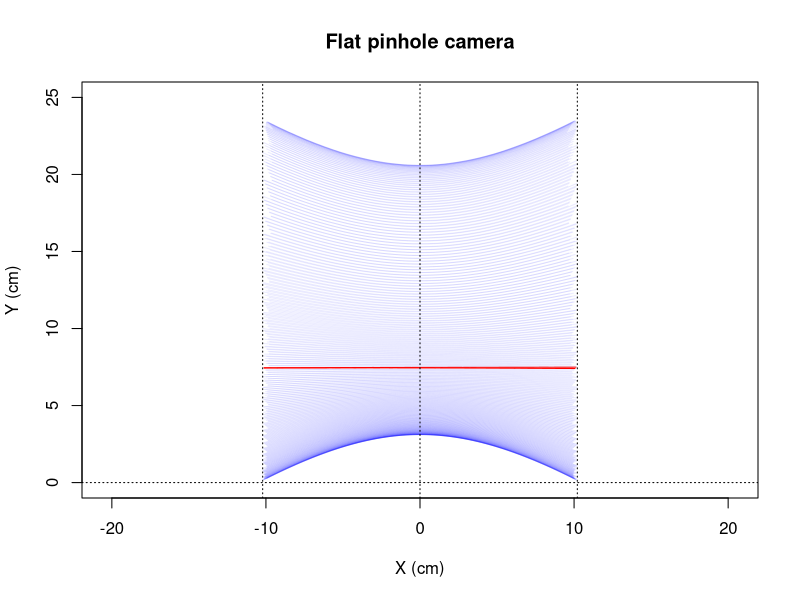
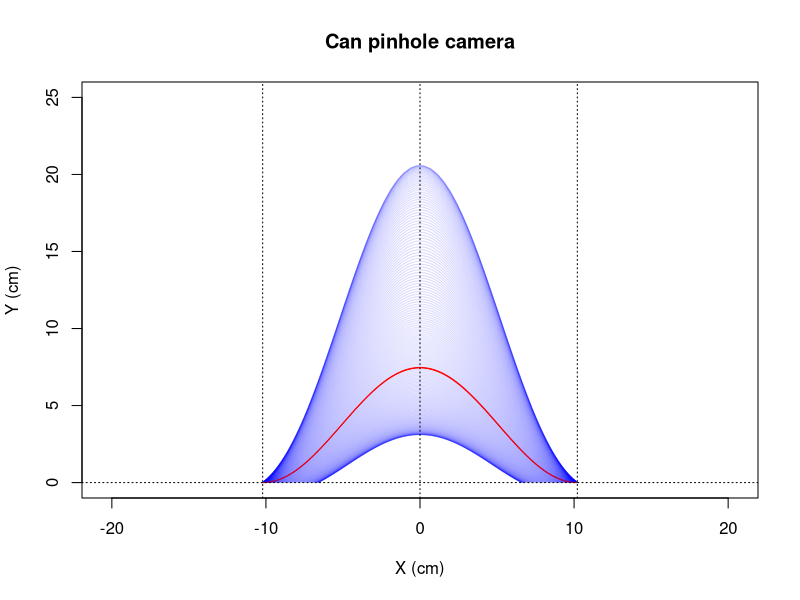
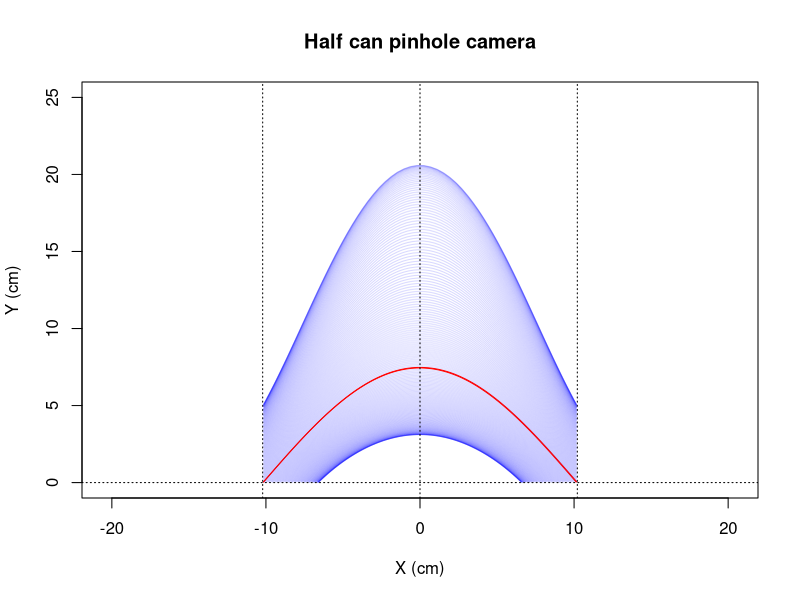
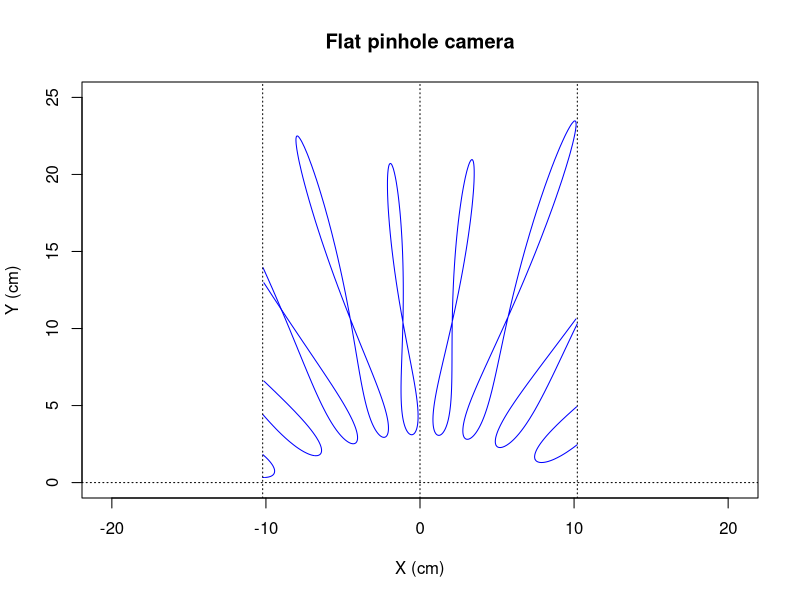
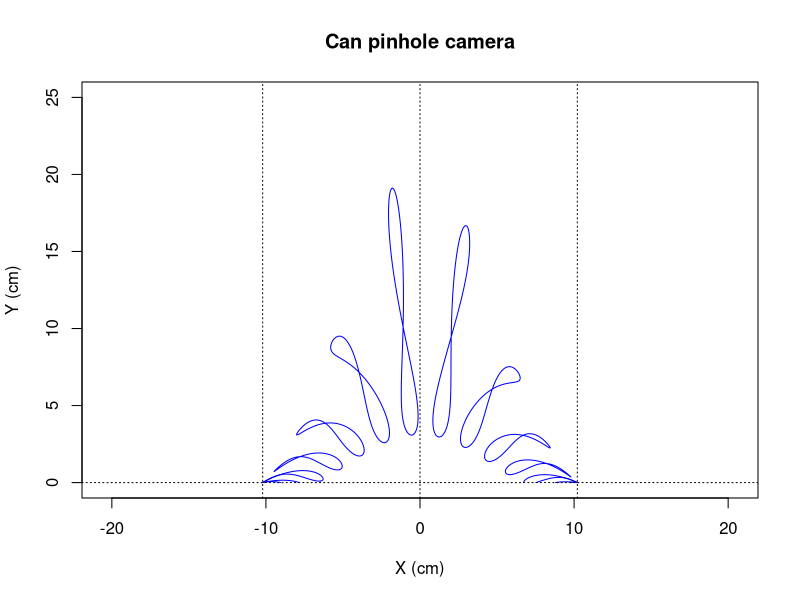
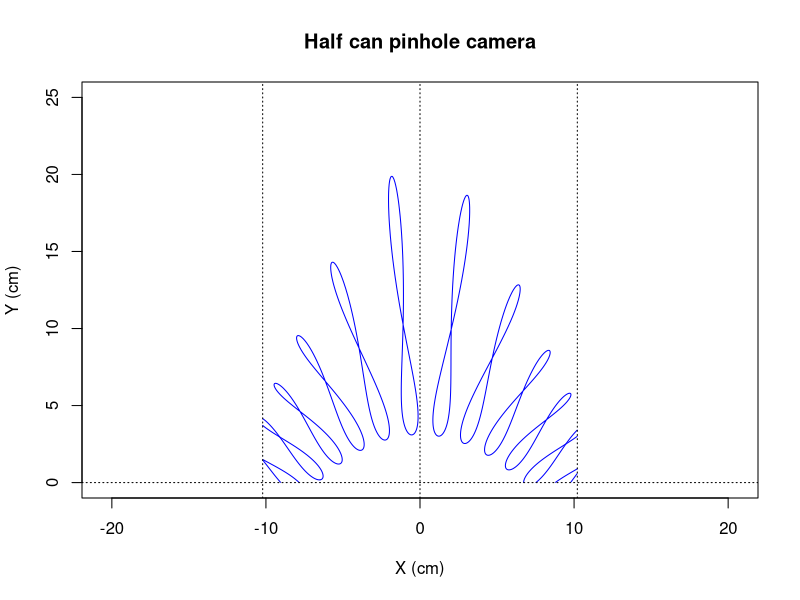

These charts were generated, in order, by the following R code:
# Solargraph simulation with R
# www.overfitting.net
# https://www.overfitting.net/2022/04/simulacion-de-solarigrafias-con-r.html


# Degrees to radians
deg2rad=function(deg) {deg*pi/180}

# Elevation and azimuth per day in 2022 (5min sampling) from:
# https://www.sunearthtools.com/dp/tools/pos_sun.php#annual
elevazim=read.table("year2022_elev_azim_GMT+1_NoDST.csv",
                    header=T, sep=";", dec=".")

# Calculate equinoxes
equinoxspr=elevazim[elevazim$DAY=='20/03/2022',]  # spring equinox
NEQUINOXSPR=as.integer(rownames(equinoxspr))  # row 79

equinoxaut=elevazim[elevazim$DAY=='23/09/2022',]  # autumn equinox
NEQUINOXAUT=as.integer(rownames(equinoxaut))  # row 266


# PLOT SUN TRAJECTORIES FOR 3 PINHOLE CAMERAS

# Pinhole cameras focal lengths
f=2*(6.5/2)  # 6.5cm pinhole camera
Rlata=f/2  # can camera (beer can diameter=6.5 cm)
Rsemilata=f  # half can camera

# Prepare Azim/Elev data
elevazimtmp=elevazim[1:365,2:ncol(elevazim)]
azimtmp=elevazimtmp[col(elevazimtmp)%%2==0]
elevtmp=elevazimtmp[col(elevazimtmp)%%2==1]
dim(azimtmp)=c(nrow(elevazimtmp), ncol(elevazimtmp)/2)
dim(elevtmp)=dim(azimtmp)

# Flat pinhole camera
png(file="pinhole1.png", width=512, height=640)
for (i in 1:nrow(azimtmp)) {
    x0=f*tan(deg2rad(azimtmp[i,]-180))
    y0=f*tan(deg2rad(elevtmp[i,]))/cos(deg2rad(azimtmp[i,]-180))
    MAXX=f*deg2rad(90)
    x0[x0 > MAXX]=NA
    x0[x0 < -MAXX]=NA
    y0[y0 < 0]=NA
        
    if (i==1) {
        plot(x0, y0, asp=1,
             xlim=c(-MAXX,MAXX), ylim=c(0,25), type='l',
             main='Flat pinhole camera', xlab='X (cm)', ylab='Y (cm)',
             col=rgb(0,0,1,0.08))        
    } else {
        lines(x0, y0, type='l',
            col=ifelse((i==NEQUINOXSPR | i==NEQUINOXAUT), rgb(1,0,0,1),
            rgb(0,0,1,0.08)))  
    }
}
abline(h=0, v=c(-MAXX,0,MAXX), lty='dotted')
dev.off()

# Can pinhole camera
png(file="pinhole2.png", width=512, height=640)
for (i in 1:nrow(azimtmp)) {
    x0=2*Rlata*deg2rad(azimtmp[i,]-180)
    y0=2*Rlata*tan(deg2rad(elevtmp[i,]))*cos(deg2rad(azimtmp[i,]-180))
    MAXX=2*Rlata*deg2rad(90)
    x0[x0 > MAXX]=NA
    x0[x0 < -MAXX]=NA
    y0[y0 < 0]=NA
    
    if (i==1) {
        plot(x0, y0, asp=1,
             xlim=c(-MAXX,MAXX), ylim=c(0,25), type='l',
             main='Can pinhole camera', xlab='X (cm)', ylab='Y (cm)',
             col=rgb(0,0,1,0.08))        
    } else {
        lines(x0, y0, type='l',
            col=ifelse((i==NEQUINOXSPR | i==NEQUINOXAUT), rgb(1,0,0,1),
            rgb(0,0,1,0.08)))   
    }
}
abline(h=0, v=c(-MAXX,0,MAXX), lty='dotted')
dev.off()

# Half can pinhole camera
png(file="pinhole3.png", width=512, height=640)
for (i in 1:nrow(azimtmp)) {
    x0=Rsemilata*deg2rad(azimtmp[i,]-180)
    y0=Rsemilata*tan(deg2rad(elevtmp[i,]))
    MAXX=Rsemilata*deg2rad(90)
    x0[x0 > MAXX]=NA
    x0[x0 < -MAXX]=NA
    y0[y0 < 0]=NA

    if (i==1) {
        plot(x0, y0, asp=1,
             xlim=c(-MAXX,MAXX), ylim=c(0,25), type='l',
             main='Half can pinhole camera', xlab='X (cm)', ylab='Y (cm)',
             col=rgb(0,0,1,0.08))         
    } else {
        lines(x0, y0, type='l',
            col=ifelse((i==NEQUINOXSPR | i==NEQUINOXAUT), rgb(1,0,0,1),
            rgb(0,0,1,0.08)))
    }
}
abline(h=0, v=c(-MAXX,0,MAXX), lty='dotted')
dev.off()



# DRAW ANALEMMAS

# Keep samples at exact hours
azimana=azimtmp[col(azimtmp)%%12==0]
elevana=elevtmp[col(elevtmp)%%12==0]
dim(azimana)=c(365, 24)
dim(elevana)=c(365, 24)

png(file="pinhole_analemma1.png", width=512, height=640)
for (i in 1:24) {
    x0=f*tan(deg2rad(azimana[,i]-180))
    y0=f*tan(deg2rad(elevana[,i]))/cos(deg2rad(azimana[,i]-180))
    MAXX=f*deg2rad(90)
    x0[x0 > MAXX]=NA
    x0[x0 < -MAXX]=NA
    y0[y0 < 0]=NA
    
    if (i==1) {
        plot(x0, y0, asp=1,
             xlim=c(-MAXX,MAXX), ylim=c(0,25), type='l',
             main='Flat pinhole camera', xlab='X (cm)', ylab='Y (cm)',
             col=rgb(0,0,1,1))         
    } else {
        lines(x0, y0, type='l', col=rgb(0,0,1,1)) 
    }
}
abline(h=0, v=c(-MAXX,0,MAXX), lty='dotted')
dev.off()

png(file="pinhole_analemma2.png", width=512, height=640)
for (i in 1:24) {
    x0=2*Rlata*deg2rad(azimana[,i]-180)
    y0=2*Rlata*tan(deg2rad(elevana[,i]))*cos(deg2rad(azimana[,i]-180))
    MAXX=2*Rlata*deg2rad(90)
    x0[x0 > MAXX]=NA
    x0[x0 < -MAXX]=NA
    y0[y0 < 0]=NA
    
    if (i==1) {
        plot(x0, y0, asp=1,
             xlim=c(-MAXX,MAXX), ylim=c(0,25), type='l',
             main='Can pinhole camera', xlab='X (cm)', ylab='Y (cm)',
             col=rgb(0,0,1,1))         
    } else {
        lines(x0, y0, type='l', col=rgb(0,0,1,1)) 
    }
}
abline(h=0, v=c(-MAXX,0,MAXX), lty='dotted')
dev.off()

png(file="pinhole_analemma3.png", width=512, height=640)
for (i in 1:24) {
    x0=Rsemilata*deg2rad(azimana[,i]-180)
    y0=Rsemilata*tan(deg2rad(elevana[,i]))
    MAXX=Rsemilata*deg2rad(90)
    x0[x0 > MAXX]=NA
    x0[x0 < -MAXX]=NA
    y0[y0 < 0]=NA
    
    if (i==1) {
        plot(x0, y0, asp=1,
             xlim=c(-MAXX,MAXX), ylim=c(0,25), type='l',
             main='Half can pinhole camera', xlab='X (cm)', ylab='Y (cm)',
             col=rgb(0,0,1,1))         
    } else {
        lines(x0, y0, type='l', col=rgb(0,0,1,1)) 
    }
}
abline(h=0, v=c(-MAXX,0,MAXX), lty='dotted')
dev.off()
